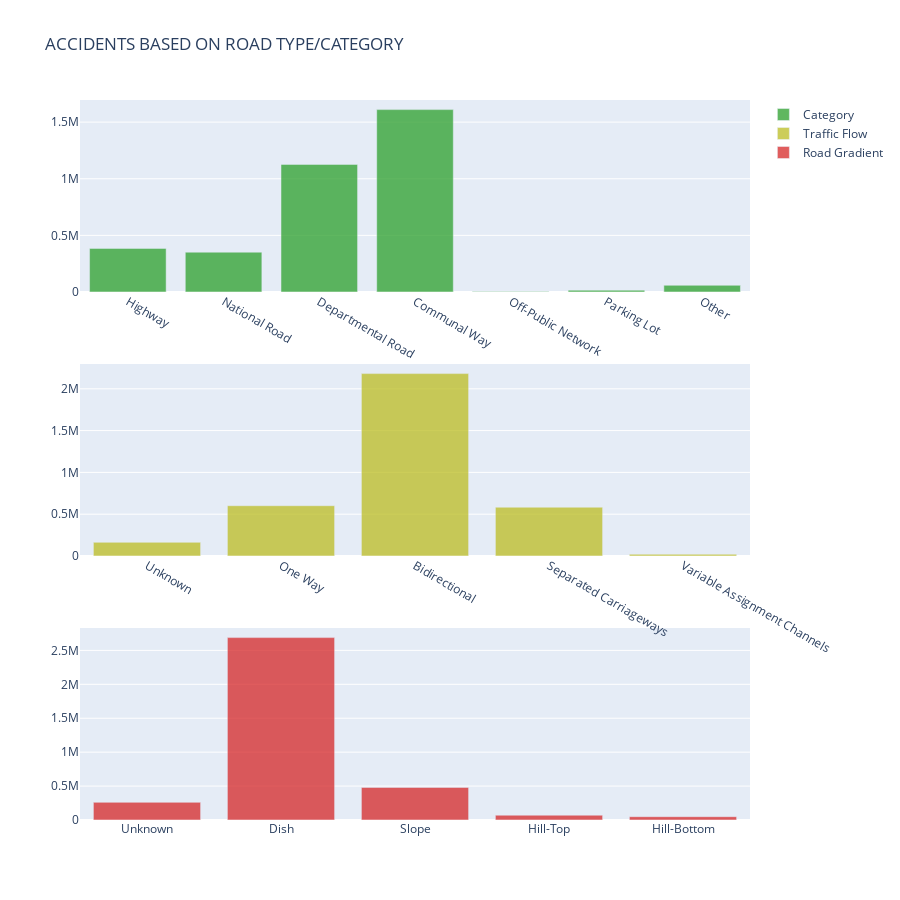

Notebook code for this chart:
### Code cell
x1, y1 = create_stack_bar_data('Road_Cat', accident)
x1 = ['Highway', 'National Road', 'Departmental Road', 'Communal Way', 'Off-Public Network', 'Parking Lot', 'Other']
trace1 = go.Bar(x=x1, y=y1, opacity=0.75, name="Category", marker=dict(color='#2ca02c'))

x2, y2 = create_stack_bar_data('Traffic_Regime', accident)
x2 = ['Unknown','One Way', 'Bidirectional', 'Separated Carriageways', 'Variable Assignment Channels']
trace2 = go.Bar(x = x2, y = y2, opacity = 0.75, marker=dict(color='#bcbd22'), name = "Traffic Flow")

x3, y3 = create_stack_bar_data('Long_profile', accident)
x3 = ['Unknown', 'Dish','Slope', 'Hill-Top', 'Hill-Bottom']
trace3 = go.Bar(x = x3, y = y3, opacity = 0.75, marker=dict(color='#d62728'), name = "Road Gradient")


fig = tools.make_subplots(rows = 3, cols = 1)

fig.append_trace(trace1, 1, 1)
fig.append_trace(trace2, 2, 1)
fig.append_trace(trace3, 3, 1)
layout = dict(height=900, title='ACCIDENTS BASED ON ROAD TYPE/CATEGORY');
fig.layout.update(layout)
#fig['layout'].update(height=800,title='Accidents by Type of Road')
iplot(fig, filename='stacked-bar')
plt.savefig("high_risk_roads.png", dpi=100)

### Figure 1 — Plotly figure (JSON) as saved in the notebook; plotly's stock layout.template omitted (floating-point values rounded to 4 significant figures)
{"data": [{"marker": {"color": "#2ca02c"}, "name": "Category", "opacity": 0.75, "type": "bar", "x": ["Highway", "National Road", "Departmental Road", "Communal Way", "Off-Public Network", "Parking Lot", "Other"], "xaxis": "x", "y": [384965, 351816, 1126663, 1610545, 4737, 16161, 59087], "yaxis": "y"}, {"marker": {"color": "#bcbd22"}, "name": "Traffic Flow", "opacity": 0.75, "type": "bar", "x": ["Unknown", "One Way", "Bidirectional", "Separated Carriageways", "Variable Assignment Channels"], "xaxis": "x2", "y": [163446, 601496, 2181674, 583315, 20802], "yaxis": "y2"}, {"marker": {"color": "#d62728"}, "name": "Road Gradient", "opacity": 0.75, "type": "bar", "x": ["Unknown", "Dish", "Slope", "Hill-Top", "Hill-Bottom"], "xaxis": "x3", "y": [260410, 2688706, 480567, 70925, 48995], "yaxis": "y3"}], "layout": {"height": 900, "title": {"text": "ACCIDENTS BASED ON ROAD TYPE/CATEGORY"}, "xaxis": {"anchor": "y", "domain": [0, 1]}, "xaxis2": {"anchor": "y2", "domain": [0, 1]}, "xaxis3": {"anchor": "y3", "domain": [0, 1]}, "yaxis": {"anchor": "x", "domain": [0.7333, 1]}, "yaxis2": {"anchor": "x2", "domain": [0.3667, 0.6333]}, "yaxis3": {"anchor": "x3", "domain": [0, 0.2667]}}}
